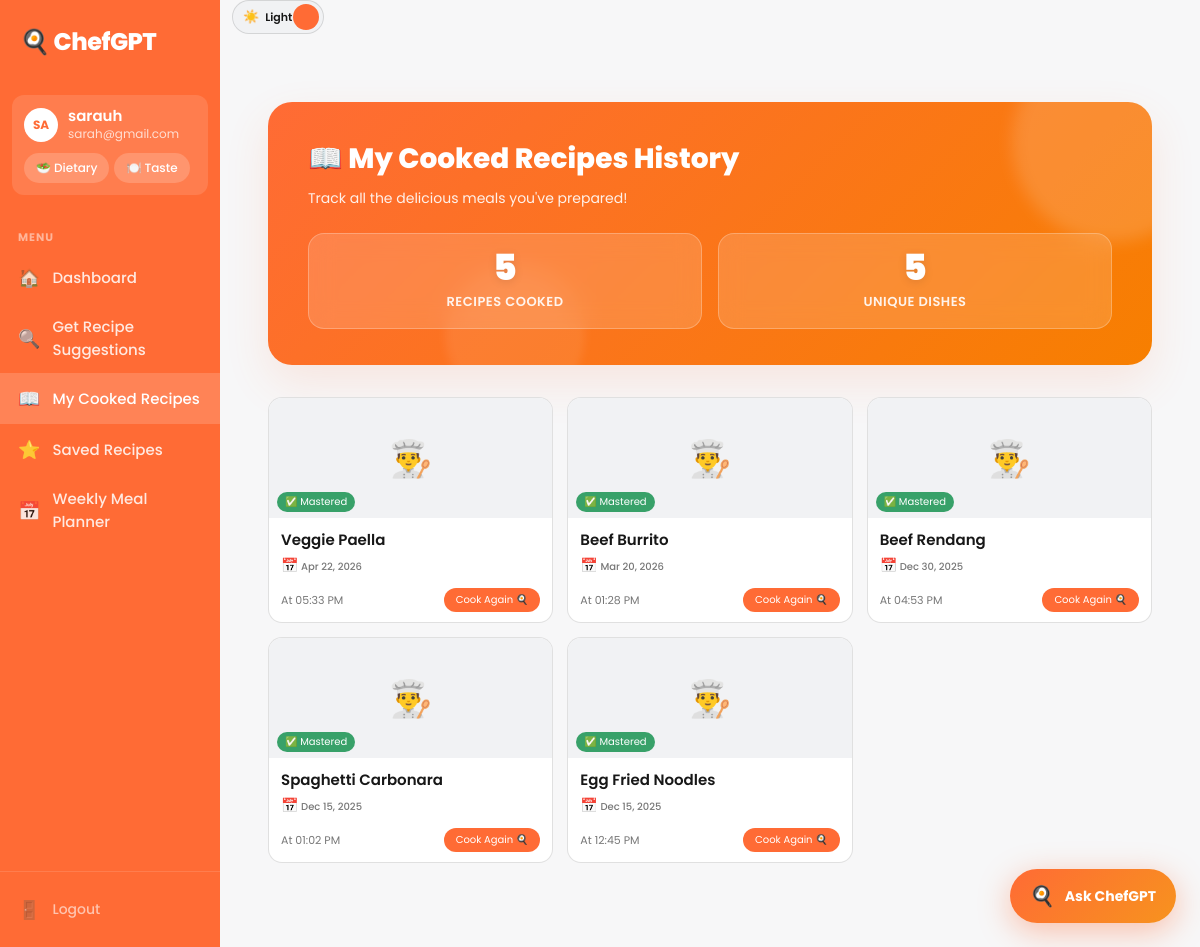
The page /cooked-history (signed in) on the database its author committed.
### app.py (models this page shows)
class User(UserMixin, db.Model):
    id = db.Column(db.Integer, primary_key=True)
    username = db.Column(db.String(80), unique=True, nullable=False)
    email = db.Column(db.String(120), unique=True, nullable=False)
    password = db.Column(db.String(200), nullable=False)
    created_at = db.Column(db.DateTime, default=datetime.utcnow)
    role = db.Column(db.String(20), nullable=False, default='user')

class CookedRecipe(db.Model):
    __tablename__ = 'cooked_recipes'
    id = db.Column(db.Integer, primary_key=True)
    user_id = db.Column(db.Integer, db.ForeignKey('user.id'), nullable=False)
    recipe_id = db.Column(db.Integer, nullable=False)
    recipe_name = db.Column(db.String(200), nullable=False)
    cooked_at = db.Column(db.DateTime, default=datetime.utcnow)
    user = db.relationship('User', backref='cooked_recipes')

### app.py (the view)
@app.route("/cooked-history")
@login_required
def cooked_history():
    cooked_recipes = CookedRecipe.query.filter_by(user_id=current_user.id)\
        .order_by(CookedRecipe.cooked_at.desc()).all()
    return render_template("cooked_history.html", recipes=cooked_recipes)

### app.py (called while the page is built)
@login_manager.user_loader
def load_user(user_id):
    return User.query.get(int(user_id))

### templates/cooked_history.html (shortened to what this page needs)
{% extends "base.html" %}
{% block extra_head %}
    <link rel="stylesheet" href="{{ url_for('static', filename='css/history.css') }}">
{% endblock %}
{% block content %}
    <div class="container">
        <div class="page-header">
            <h2>📖 My Cooked Recipes History</h2>
            <p>Track all the delicious meals you've prepared!</p>
            <div class="stats">
                <div class="stat-card">
                    <div class="stat-number">{{ recipes|length }}</div>
                    <div class="stat-label">Recipes Cooked</div>
                </div>
                <div class="stat-card">
                    <div class="stat-number">{{ recipes|map(attribute='recipe_id')|unique|list|length }}</div>
                    <div class="stat-label">Unique Dishes</div>
                </div>
            </div>
        </div>
        {% if recipes|length == 0 %}
            <div class="empty-state">
                <div style="font-size: 48px; margin-bottom: 16px;">🍽️</div>
                <h3>No Recipes Cooked Yet</h3>
                <p>Start your cooking journey by finding recipes and marking them as cooked!</p>
                <a href="{{ url_for('recommend_page') }}">Find Recipes to Cook</a>
            </div>
        {% else %}
            <div class="recipe-grid">
            {% for cooked in recipes %}
                <div class="recipe-card" onclick="window.location.href='{{ url_for('recipe_detail', recipe_id=cooked.recipe_id) }}'">
                    <div class="recipe-card-img">
                        <div class="recipe-img-placeholder">👨‍🍳</div>
                        <div class="recipe-time-badge" style="background: #38A169;">✅ Mastered</div>
                    </div>
                    <div class="recipe-card-body">
                        <div class="recipe-card-name" style="font-size: 15px;">{{ cooked.recipe_name }}</div>
                        <div class="recipe-card-meta" style="color: var(--muted); font-weight: 500; margin-top: 4px;">
                            <span style="font-size: 14px;">📅</span> {{ cooked.cooked_at.strftime('%b %d, %Y') }}
                        </div>
                        <div class="recipe-card-footer" style="margin-top: 12px;">
                            <div class="recipe-rating" style="font-size: 11px;">At {{ cooked.cooked_at.strftime('%I:%M %p') }}</div>
                            <div class="recipe-view-btn" style="background: var(--brand);">Cook Again 🍳</div>
                        </div>
                    </div>
                </div>
            {% endfor %}
            </div>
        {% endif %}
    </div>
{% endblock %}

### templates/base.html (shortened to what this page needs)
<!DOCTYPE html>
<html lang="en">
<head>
    <link rel="stylesheet" href="{{ url_for('static', filename='css/dashboard.css') }}">
    {% block extra_head %}{% endblock %}
</head>
<body>
<div class="dashboard-layout">
  <aside class="sidebar">
    <div class="sidebar-logo">🍳 ChefGPT</div>
    <div class="profile-block">
      <div class="profile-row">
        <div class="avatar">{{ current_user.username[:2].upper() if current_user.is_authenticated else '' }}</div>
        <div>
          <div class="profile-name">{{ current_user.username if current_user.is_authenticated else '' }}</div>
          <div class="profile-email">{{ current_user.email if current_user.is_authenticated else '' }}</div>
        </div>
      </div>
      <div class="profile-pills">
        <button class="pill" onclick="openDietDrawer()">🥗 Dietary</button>
        <button class="pill" onclick="openTasteDrawer()">🍽️ Taste</button>
      </div>
    </div>
    <nav class="sidebar-nav">
      <div class="nav-label">MENU</div>
      <a href="{{ url_for('dashboard') }}" class="nav-item {% if request.endpoint == 'dashboard' %}active{% endif %}">
        <span class="nav-icon">🏠</span> Dashboard</a>
      <a href="{{ url_for('recommend_page') }}" class="nav-item {% if request.endpoint == 'recommend_page' %}active{% endif %}">
        <span class="nav-icon">🔍</span> Get Recipe Suggestions</a>
      <a href="{{ url_for('cooked_history') }}" class="nav-item {% if request.endpoint == 'cooked_history' %}active{% endif %}">
        <span class="nav-icon">📖</span> My Cooked Recipes</a>
      <a href="{{ url_for('saved_recipes') }}" class="nav-item {% if request.endpoint == 'saved_recipes' %}active{% endif %}">
        <span class="nav-icon">⭐</span> Saved Recipes</a>
      <a href="{{ url_for('meal_planner') }}" class="nav-item {% if request.endpoint == 'meal_planner' %}active{% endif %}">
        <span class="nav-icon">📅</span> Weekly Meal Planner</a>
    </nav>
    <div class="sidebar-bottom">
      <a href="{{ url_for('logout') }}" class="nav-item nav-logout">
        <span class="nav-icon">🚪</span> Logout</a>
    </div>
  </aside>
  <main class="main-content">
    <div class="topbar-actions">
      <button class="theme-switch" type="button" onclick="toggleTheme()" aria-label="Toggle theme">
        <span class="theme-switch-icon" id="themeIcon">🌙</span>
        <span class="theme-switch-text" id="themeText">Dark</span>
        <span class="theme-switch-knob"></span>
      </button>
    </div>
    <div class="page-content">
      {% block content %}{% endblock %}
    </div>
  </main>
</div>
{% include 'partials/floating_chat.html' %}
</body>
        {% set diet_options = [('omnivore','🍽️ No Restrictions','Eats everything'),('vegetarian','🥦 Vegetarian','No meat, dairy & eggs ok'),('vegan','🌱 Vegan','No animal products'),('halal','☪️ Halal','No pork & alcohol')] %}
</html>

### templates/partials/floating_chat.html (shortened to what this page needs)
<div id="chat-bubble" onclick="openChat()"
  style="position:fixed; bottom:24px; right:24px; z-index:9998;
         display:flex; align-items:center; gap:10px;
         background:linear-gradient(135deg, #ff6b35, #f7931e);
         padding:12px 20px; border-radius:999px;
         box-shadow:0 8px 32px rgba(255,107,53,0.4);
         cursor:pointer; transition:all 0.3s;">
  <span style="font-size:20px;">🍳</span>
  <span style="color:white; font-weight:700; font-size:14px;">Ask ChefGPT</span>
</div>

### static/css/history.css (style rules this page uses)
.container { max-width: 1000px; margin: 20px auto; padding: 0 16px; animation: slideUp 0.4s ease-out forwards; }
.page-header { background: linear-gradient(135deg, var(--brand) 0%, #f77f00 100%); padding: 36px 40px; border-radius: 24px; margin-bottom: 32px; position: relative; overflow: hidden; box-shadow: var(--shadow); color: white; }
.page-header::before { content: ''; position: absolute; top: -60px; right: -60px; width: 200px; height: 200px; background: rgba(255,255,255,0.15); border-radius: 50%; filter: blur(8px); }
.page-header::after { content: ''; position: absolute; bottom: -40px; left: 20%; width: 140px; height: 140px; background: rgba(255,255,255,0.08); border-radius: 50%; filter: blur(4px); }
.page-header h2 { font-size: 28px; font-weight: 800; margin-bottom: 8px; position: relative; z-index: 1; }
.page-header p { color: rgba(255,255,255,0.9); font-size: 14px; position: relative; z-index: 1; }
.stats { display: flex; gap: 16px; margin-top: 24px; position: relative; z-index: 1; }
.stat-card { background: rgba(255,255,255,0.15); backdrop-filter: blur(12px); border: 1px solid rgba(255,255,255,0.25); padding: 16px 24px; border-radius: 16px; flex: 1; text-align: center; transition: all 0.3s cubic-bezier(0.4, 0, 0.2, 1); }
.stat-number { font-size: 36px; font-weight: 900; color: white; line-height: 1; margin-bottom: 6px; text-shadow: 0 2px 10px rgba(0,0,0,0.1); }
.stat-label { color: rgba(255,255,255,0.9); font-size: 13px; font-weight: 600; text-transform: uppercase; letter-spacing: 0.5px; }

### rows shown on the page
User: username "SA", username "sarauh", email "sarah@gmail.com"
CookedRecipe: recipe_name "Veggie Paella", cooked_at "Apr 22, 2026", cooked_at "05:33 PM"
CookedRecipe: recipe_name "Beef Burrito", cooked_at "Mar 20, 2026", cooked_at "01:28 PM"
CookedRecipe: recipe_name "Beef Rendang", cooked_at "Dec 30, 2025", cooked_at "04:53 PM"
CookedRecipe: recipe_name "Spaghetti Carbonara", cooked_at "Dec 15, 2025", cooked_at "01:02 PM"
CookedRecipe: recipe_name "Egg Fried Noodles", cooked_at "Dec 15, 2025", cooked_at "12:45 PM"

### other values the page prints
{{ recipes|length }} "5"
{{ recipes|map(attribute='recipe_id')|unique|list|length }} "5"
